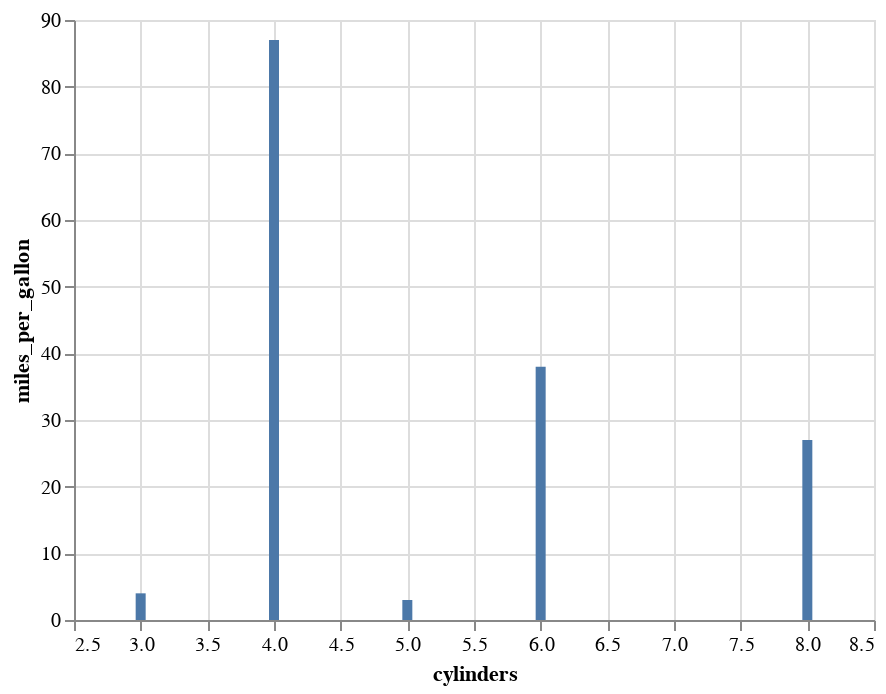

Notebook code for this chart:
### Code cell
#cars_distinct
import pandas as pd
see = temp.groupby("cylinders").miles_per_gallon.nunique()
see = see.reset_index()
c = alt.Chart(see).mark_bar().encode(
    x='cylinders',
    y='miles_per_gallon'
)
c

### Figure 1 — Vega-Lite specification as saved in the notebook (floating-point values rounded to 4 significant figures)
{"$schema": "https://vega.github.io/schema/vega-lite/v4.8.1.json", "config": {"view": {"continuousHeight": 300, "continuousWidth": 400}}, "data": {"name": "data-d501c5d56d887a4aaa5beccb6cf3092e"}, "datasets": {"data-d501c5d56d887a4aaa5beccb6cf3092e": [{"cylinders": 3, "miles_per_gallon": 4}, {"cylinders": 4, "miles_per_gallon": 87}, {"cylinders": 5, "miles_per_gallon": 3}, {"cylinders": 6, "miles_per_gallon": 38}, {"cylinders": 8, "miles_per_gallon": 27}]}, "encoding": {"x": {"field": "cylinders", "type": "quantitative"}, "y": {"field": "miles_per_gallon", "type": "quantitative"}}, "mark": "bar"}
